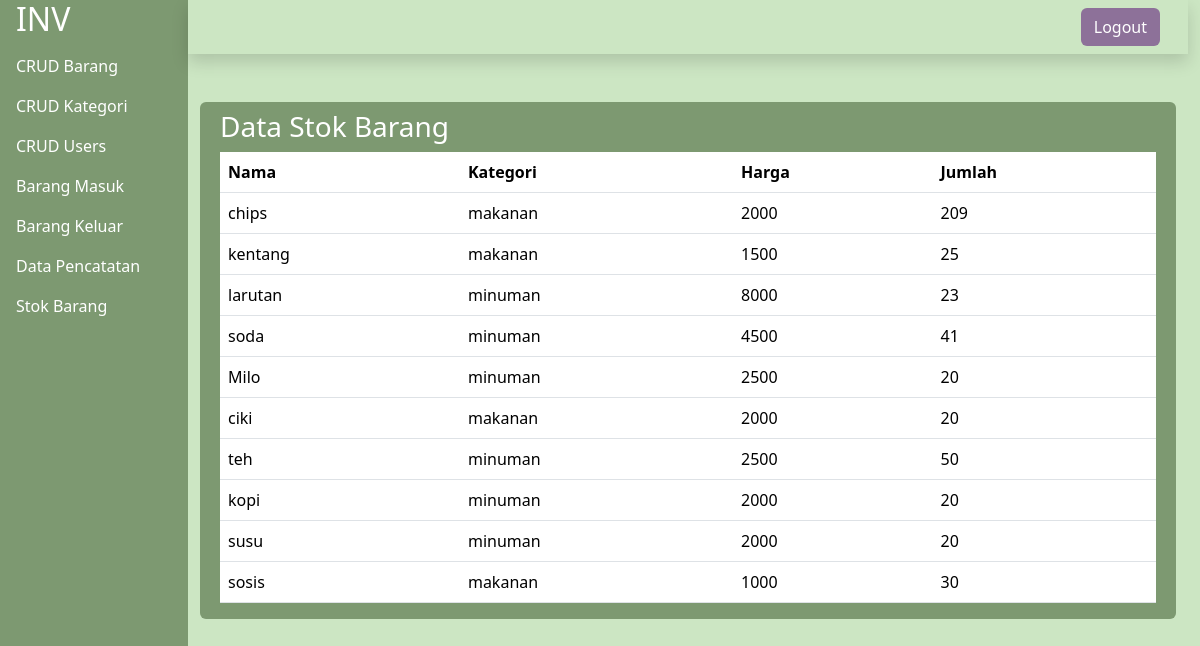
Page /dashboard/stok.php (signed in) on the committed database.
### tables this page shows
CREATE TABLE `barang` (
  `id` int(11) NOT NULL,
  `nama` varchar(50) NOT NULL,
  `harga` int(50) NOT NULL,
  `kategori_id` int(11) NOT NULL
);

CREATE TABLE `kategori` (
  `id` int(11) NOT NULL,
  `kategori` varchar(50) NOT NULL
);

CREATE TABLE `stock` (
  `id` int(11) NOT NULL,
  `barang_id` int(11) NOT NULL,
  `stok` int(11) NOT NULL
);

### dashboard/stok.php (the view, shortened to what this page needs)
<!DOCTYPE html>
<html lang="en">
<head>
    <link rel="stylesheet" href="../css/bootstrap.css">
</head><?php
    include "/xampp/htdocs/inventaris/koneksi.php";
    $sql = "SELECT
                barang.nama,
                kategori.kategori,
                barang.harga,
                stock.stok
            FROM
                barang
            LEFT JOIN stock ON barang.id = stock.barang_id
            LEFT JOIN kategori ON barang.kategori_id = kategori.id";
    $data_stock = $conn->query($sql)->fetch_all(MYSQLI_ASSOC);
?>
<!DOCTYPE html>
<html lang="en">
<head>
    <link rel="stylesheet" href="/inventaris/css/bootstrap.css">
</head>
<body class="row bg-primary-2">
    <div class="col-2 bg-secondary-2">
        <?php
        if ($_SESSION['role'] == 'admin'){
            include "/xampp/htdocs/inventaris/layouts/sidebar.php";
        } else {
            include "/xampp/htdocs/inventaris/layouts/sidebar_user.php";
        }
        ?>
    </div>
    <div class="col-10">
        <div class="row">
            <div class="col-12 d-flex shadow justify-content-end">
                <a class="btn bg-danger-2 text-white my-2 mx-3" href="/inventaris/logout.php">Logout</a>
            </div>
        </div>
        <div class="container-fluid my-5 ">
            <div id="bg-content" class="row d-flex bg-secondary-2 rounded px-2">
                <h3 class="text-white my-2">Data Stok Barang</h3>
                <div class="table-responsive-md">
                    <table class="table">
                        <thead>
                            <th>Nama</th>
                            <th>Kategori</th>
                            <th>Harga</th>
                            <th>Jumlah</th>
                        </thead>
                        <tbody>
                            <?php
                            foreach ($data_stock as $data){
                                echo "
                                <tr>
                                    <td>{$data['nama']}</td>
                                    <td>{$data['kategori']}</td>
                                    <td>{$data['harga']}</td>
                                    <td>{$data['stok']}</td>
                                </tr>";
                            }
                            ?>
                        </tbody>
                    </table>
                </div>
            </div>
        </div>
    </div>
</body>
</html>

### layouts/sidebar.php
<h2 class="text-white mx-3">INV</h2>
<ul class="nav nav-pills flex-column mb-auto">
    <li class="nav-item">
        <a href="/inventaris/dashboard/barang/crud_barang.php" class="nav-link active">CRUD Barang</a>
    </li>
    <li class="nav-item">
        <a href="/inventaris/dashboard//kategori/crud_kategori.php" class="nav-link active">CRUD Kategori</a>
    </li>
    <li class="nav-item">
        <a href="/inventaris/dashboard//users/crud_users.php" class="nav-link active">CRUD Users</a>
    </li>
    <li class="nav-item">
        <a href="/inventaris/public/masuk.php" class="nav-link active">Barang Masuk</a>
    </li>
    <li class="nav-item">
        <a href="/inventaris/public/keluar.php" class="nav-link active">Barang Keluar</a>
    </li>
    <li class="nav-item">
        <a href="/inventaris/dashboard/Index.php" class="nav-link active">Data Pencatatan</a>
    </li>
    <li class="nav-item">
        <a href="/inventaris/dashboard/stok.php" class="nav-link active">Stok Barang</a>
    </li>
</ul>

### style.php (style rules this page uses)
.bg-primary-2 { background-color: #cce6c3; }
body { width: 100vw; height: 100vh; }
.bg-secondary-2 { background-color: #7d9971; }
.bg-danger-2 { background-color: #8d7199; }

### rows in the picture
barang: nama "chips", kategori.kategori "makanan", harga "2000", stock.stok "209"
barang: nama "kentang", kategori.kategori "makanan", harga "1500", stock.stok "25"
barang: nama "larutan", kategori.kategori "minuman", harga "8000", stock.stok "23"
barang: nama "soda", kategori.kategori "minuman", harga "4500", stock.stok "41"
barang: nama "Milo", kategori.kategori "minuman", harga "2500", stock.stok "20"
barang: nama "ciki", kategori.kategori "makanan", harga "2000", stock.stok "20"
barang: nama "teh", kategori.kategori "minuman", harga "2500", stock.stok "50"
barang: nama "kopi", kategori.kategori "minuman", harga "2000", stock.stok "20"
barang: nama "susu", kategori.kategori "minuman", harga "2000", stock.stok "20"
barang: nama "sosis", kategori.kategori "makanan", harga "1000", stock.stok "30"
